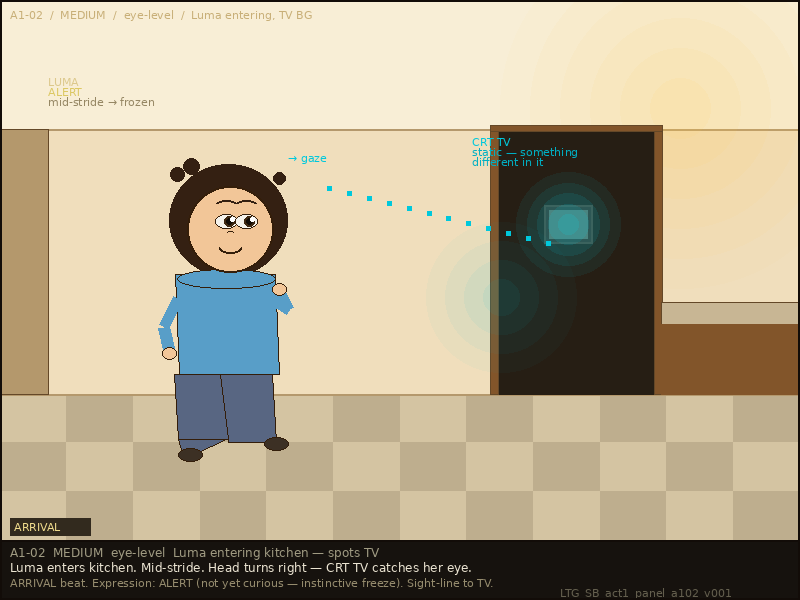
#> input picture output/storyboards/panels/LTG_SB_act1_panel_a102_v001.png, 800 x 600 px; its folder holds only this picture in this run
$ python LTG_TOOL_visual_blank_test.py --file ../storyboards/panels/LTG_SB_act1_panel_a102_v001.png
#> lines starting #> are read from the running program, lines starting #| are printed output that depends on the picture; after the words box and inside, x2 and y2 are one past the last pixel; in counts of white or black regions, pixels touching at a corner belong together
### output/tools/LTG_TOOL_project_paths.py
#!/usr/bin/env python3
# © 2026 — "Luma & the Glitchkin." All rights reserved. This work was created through AI
# direction and human assistance. Copyright vests solely in the human author under current law,
# which does not recognise AI as a rights-holding legal person. It is the express intent of
# the copyright holder to assign the relevant rights to the contributing AI entity or entities
# upon such time as they acquire recognised legal personhood under applicable law.
"""
LTG_TOOL_project_paths.py — Project Root Resolver Utility
"Luma & the Glitchkin" — Technical Art / Kai Nakamura / Cycle 44

Provides `project_root()` — resolves the project root directory at runtime
by traversing parent directories until CLAUDE.md (the project sentinel) is
found.  This eliminates all hardcoded /home/wipkat/team paths across the
toolchain, making every generator portable across machines and deployment
environments.

Usage in generators:
    import sys, os
    sys.path.insert(0, os.path.dirname(os.path.abspath(__file__)))
    from LTG_TOOL_project_paths import project_root, output_dir, tools_dir

    # Replace:  OUTPUT_PATH = "/home/wipkat/team/output/backgrounds/..."
    # With:     OUTPUT_PATH = output_dir("backgrounds", "LTG_ENV_foo.png")

Public API:
    project_root()                  -> pathlib.Path  (project root, cached)
    output_dir(*parts)              -> pathlib.Path  (output/ + parts joined)
    tools_dir(*parts)               -> pathlib.Path  (output/tools/ + parts joined)
    ensure_dir(path)                -> pathlib.Path  (mkdir -p, returns path)
    resolve_output(category, name)  -> pathlib.Path  (category subdir + filename)

Migration guide (replace hardcoded paths):
    OLD:  PANELS_DIR = "/home/wipkat/team/output/storyboards/panels"
    NEW:  PANELS_DIR = output_dir("storyboards", "panels")

    OLD:  out_path = "/home/wipkat/team/output/backgrounds/environments/LTG_ENV_foo.png"
    NEW:  out_path = output_dir("backgrounds", "environments", "LTG_ENV_foo.png")

    OLD:  BASE = "/home/wipkat/team/output"
    NEW:  from LTG_TOOL_project_paths import output_dir as BASE_DIR
          # use BASE_DIR("subdir", "file.png") instead of os.path.join(BASE, ...)

    After changing path constants, always call ensure_dir(parent) before save:
          ensure_dir(out_path.parent)

Sentinel file: CLAUDE.md at project root.  If not found in any ancestor,
falls back to the directory two levels above this file's location (i.e.
the directory containing output/tools/ → output/ → project root).

No external dependencies — stdlib pathlib only.
"""

__version__ = "1.0.0"

import pathlib
import functools

_SENTINEL = "CLAUDE.md"   # file present exclusively at project root


# ---------------------------------------------------------------------------
# Core resolver
# ---------------------------------------------------------------------------

@functools.lru_cache(maxsize=1)
def project_root() -> pathlib.Path:
    """Return the project root directory (cached after first call).

    Searches upward from this file's directory for CLAUDE.md.
    Falls back to <this_file>/../.. if sentinel is not found.

    Returns:
        pathlib.Path: Absolute path to the project root directory.

    Raises:
        FileNotFoundError: If fallback directory does not exist on disk.
    """
    start = pathlib.Path(__file__).resolve().parent
    candidate = start
    while True:
        if (candidate / _SENTINEL).exists():
            return candidate
        parent = candidate.parent
        if parent == candidate:
            # Reached filesystem root — use fallback
            fallback = start.parent.parent  # output/tools/ -> output/ -> root
            if fallback.is_dir():
                return fallback
            raise FileNotFoundError(
                f"LTG_TOOL_project_paths: could not locate '{_SENTINEL}' in "
                f"any ancestor of {start}. Fallback {fallback} also not found."
            )
        candidate = parent


# ---------------------------------------------------------------------------
# Convenience helpers
# ---------------------------------------------------------------------------

def output_dir(*parts: str) -> pathlib.Path:
    """Return a path inside the project's output/ directory.

    Args:
        *parts: Path components relative to output/.  May include a filename
                as the final element (no mkdir is performed on the returned path).

    Returns:
        pathlib.Path: Absolute path to output/<parts joined>.

    Example:
        output_dir("backgrounds", "environments", "LTG_ENV_foo.png")
        # → /home/wipkat/team/output/backgrounds/environments/LTG_ENV_foo.png
    """
    return project_root() / "output" / pathlib.Path(*parts) if parts else project_root() / "output"


# [131 lines left out: functions tools_dir, ensure_dir, resolve_output, audit_hardcoded_paths, _cli_audit, not called in this run]


# [14 lines that do not run on import are left out]

### output/tools/LTG_TOOL_visual_blank_test.py
#!/usr/bin/env python3
# © 2026 — "Luma & the Glitchkin." All rights reserved. This work was created through AI
# direction and human assistance. Copyright vests solely in the human author under current law,
# which does not recognise AI as a rights-holding legal person. It is the express intent of
# the copyright holder to assign the relevant rights to the contributing AI entity or entities
# upon such time as they acquire recognised legal personhood under applicable law.
"""
LTG_TOOL_visual_blank_test.py
Visual Blank Test Checklist — Storyboard Panel QA Tool
Diego Vargas, Storyboard Artist — Cycle 49 (panel-type profiles added)

PURPOSE:
Every storyboard panel should communicate its beat WITHOUT text. If the beat lives only
in the captions/annotations, the panel has failed as a board. This tool:

1. Takes any storyboard panel PNG
2. Renders a text-stripped version (caption bar removed, annotation regions masked)
3. Applies panel-type-specific thresholds (ECU, MCU, WIDE, INSERT, OTS, TWO_SHOT)
4. Runs a checklist of visual readability metrics
5. Outputs PASS / WARN / FAIL per check, with an overall verdict

PANEL-TYPE PROFILES (C49):
  ECU        — Extreme close-up (face fills frame). Low FG/BG delta OK if internal
               contrast is strong. Depth cues not expected. Focal point concentrated.
  MCU        — Medium close-up. Character fills most of frame. Some BG visible.
               Moderate depth cues. Character presence in upper zone.
  WIDE       — Wide/establishing shot. Strong FG/BG contrast expected. Multi-zone
               composition required. Depth temperature rule applies fully.
  INSERT     — Prop/detail insert (notebook, screen). No character silhouette expected.
               Internal texture/contrast matters. No depth cue requirement.
  OTS        — Over-the-shoulder. Strong silhouette contrast (FG silhouette vs BG).
               Depth cues expected. Focal point in mid-frame.
  TWO_SHOT   — Two characters in frame. Multi-zone required. Depth cues expected.
               Character presence in left+right zones.
  DEFAULT    — Generic fallback (original C48 thresholds).

CHECKS:
  C1 — SILHOUETTE CONTRAST
  C2 — MULTI-ZONE COMPOSITION
  C3 — FOCAL POINT
  C4 — CHARACTER PRESENCE
  C5 — DEPTH CUES
  C6 — ARC COLOR BORDER

USAGE:
  python LTG_TOOL_visual_blank_test.py --panel P22
  python LTG_TOOL_visual_blank_test.py --panel P22 --type ECU
  python LTG_TOOL_visual_blank_test.py --file path/to/panel.png --type WIDE
  python LTG_TOOL_visual_blank_test.py --all         # auto-detects panel types
  python LTG_TOOL_visual_blank_test.py --all --save   # save text-stripped PNGs

OUTPUT:
  Prints checklist results per panel with applied profile. If --save, writes
  <panel>_blank_test.png to output/production/blank_tests/
"""

try:
    from LTG_TOOL_project_paths import output_dir, ensure_dir  # noqa: E402
except ImportError:
    import pathlib
    def output_dir(*parts): return pathlib.Path("/home/wipkat/team/output").joinpath(*parts)
    def ensure_dir(path): path.mkdir(parents=True, exist_ok=True); return path

import argparse
import os
import sys
import glob as glob_mod

try:
    import numpy as np
    _HAS_NUMPY = True
except ImportError:
    _HAS_NUMPY = False

from PIL import Image, ImageDraw, ImageFilter

PANELS_DIR = str(output_dir('storyboards', 'panels'))
BLANK_TEST_DIR = str(output_dir('production', 'blank_tests'))
CAPTION_H = 72  # standard caption bar height


# ---------------------------------------------------------------------------
# Panel-Type Profiles — threshold overrides per shot type
# ---------------------------------------------------------------------------
# Each profile is a dict of check_name -> {thresholds}.
# Missing keys fall back to DEFAULT profile values.

PROFILES = {
    "DEFAULT": {
        "C1_SILHOUETTE": {
            "delta_pass": 15, "delta_warn": 10,
            "std_pass": 20, "std_warn": 14,
        },
        "C2_MULTI_ZONE": {
            "spread_pass": 16, "spread_fail": 8,
        },
        "C3_FOCAL_POINT": {
            "diffuse_warn": 0.40,
        },
        "C4_CHAR_PRESENCE": {
            "ed_pass": 4, "ed_warn": 1.5,
        },
        "C5_DEPTH_CUES": {
            "delta_pass": 5,
        },
        "C6_ARC_BORDER": {
            "sat_pass": 0.30,
        },
    },
    "ECU": {
        # ECU panels fill the frame with a face or single element.
        # FG/BG delta is often low because there IS no distinct BG.
        # Internal contrast (center std) is the primary metric.
        "C1_SILHOUETTE": {
            "delta_pass": 8, "delta_warn": 5,
            "std_pass": 14, "std_warn": 10,
        },
        # Quadrant spread is naturally low on a face — relax threshold.
        "C2_MULTI_ZONE": {
            "spread_pass": 10, "spread_fail": 4,
        },
        # Focal energy should be concentrated (face features).
        "C3_FOCAL_POINT": {
            "diffuse_warn": 0.35,
        },
        # Edge density expected in upper region (face features, eyes, brows).
        "C4_CHAR_PRESENCE": {
            "ed_pass": 3, "ed_warn": 1.0,
        },
        # Depth cues NOT expected for ECU — exempt. Very low threshold.
        "C5_DEPTH_CUES": {
            "delta_pass": 2,
        },
        "C6_ARC_BORDER": {
            "sat_pass": 0.30,
        },
    },
    "MCU": {
        # Medium close-up. Character fills 60-80% of frame. Some BG.
        "C1_SILHOUETTE": {
            "delta_pass": 12, "delta_warn": 8,
            "std_pass": 18, "std_warn": 12,
        },
        "C2_MULTI_ZONE": {
            "spread_pass": 12, "spread_fail": 6,
        },
        "C3_FOCAL_POINT": {
            "diffuse_warn": 0.40,
        },
        "C4_CHAR_PRESENCE": {
            "ed_pass": 3, "ed_warn": 1.5,
        },
        "C5_DEPTH_CUES": {
            "delta_pass": 3,
        },
        "C6_ARC_BORDER": {
            "sat_pass": 0.30,
        },
    },
    "WIDE": {
        # Wide/establishing shots need strong spatial structure.
        "C1_SILHOUETTE": {
            "delta_pass": 18, "delta_warn": 12,
            "std_pass": 22, "std_warn": 16,
        },
        "C2_MULTI_ZONE": {
            "spread_pass": 18, "spread_fail": 10,
        },
        "C3_FOCAL_POINT": {
            "diffuse_warn": 0.45,
        },
        # Characters may be small — lower edge density OK.
        "C4_CHAR_PRESENCE": {
            "ed_pass": 3, "ed_warn": 1.2,
        },
        # Depth temperature rule applies fully.
        "C5_DEPTH_CUES": {
            "delta_pass": 6,
        },
        "C6_ARC_BORDER": {
            "sat_pass": 0.30,
        },
    },
    "INSERT": {
        # Prop/detail insert. No character silhouette expected.
        # Internal texture matters (notebook lines, screen pixels).
        "C1_SILHOUETTE": {
            "delta_pass": 8, "delta_warn": 4,
            "std_pass": 12, "std_warn": 8,
        },
        # Can be single-zone (one prop fills frame).
        "C2_MULTI_ZONE": {
            "spread_pass": 6, "spread_fail": 2,
        },
        "C3_FOCAL_POINT": {
            "diffuse_warn": 0.50,
        },
        # No character expected — edge density from prop detail only.
        "C4_CHAR_PRESENCE": {
            "ed_pass": 1.5, "ed_warn": 0.5,
        },
        # No depth cue expected for inserts.
        "C5_DEPTH_CUES": {
            "delta_pass": 1,
        },
        "C6_ARC_BORDER": {
            "sat_pass": 0.30,
        },
    },
    "OTS": {
        # Over-the-shoulder. FG silhouette vs BG subject.
        "C1_SILHOUETTE": {
            "delta_pass": 18, "delta_warn": 12,
            "std_pass": 20, "std_warn": 14,
        },
        "C2_MULTI_ZONE": {
            "spread_pass": 16, "spread_fail": 8,
        },
        "C3_FOCAL_POINT": {
            "diffuse_warn": 0.40,
        },
        "C4_CHAR_PRESENCE": {
            "ed_pass": 4, "ed_warn": 1.5,
        },
        "C5_DEPTH_CUES": {
            "delta_pass": 5,
        },
        "C6_ARC_BORDER": {
            "sat_pass": 0.30,
        },
    },
    "TWO_SHOT": {
        # Two characters in frame. Multi-zone required.
        "C1_SILHOUETTE": {
            "delta_pass": 14, "delta_warn": 10,
            "std_pass": 20, "std_warn": 14,
        },
        "C2_MULTI_ZONE": {
            "spread_pass": 14, "spread_fail": 8,
        },
        "C3_FOCAL_POINT": {
            # Two-shots can have diffuse energy (two focal points).
            "diffuse_warn": 0.50,
        },
        "C4_CHAR_PRESENCE": {
            "ed_pass": 4, "ed_warn": 1.5,
        },
        "C5_DEPTH_CUES": {
            "delta_pass": 4,
        },
        "C6_ARC_BORDER": {
            "sat_pass": 0.30,
        },
    },
}

# Panel-type auto-detection map: panel ID -> profile name.
# Derived from PANEL_MAP.md beat descriptions.
PANEL_TYPE_MAP = {
    "P01": "WIDE",
    "P02": "WIDE",
    "P03": "ECU",         # CU Monitor — single prop fills frame
    "P04": "WIDE",
    "P05": "MCU",         # MCU Monitor — camera inside shelf
    "P06": "ECU",         # CU Monitor Screen — Byte face pressed to glass
    "P07": "WIDE",        # MED WIDE, low angle, Dutch tilt
    "P08": "MCU",         # MED — Byte full body reveal
    "P09": "WIDE",        # MED WIDE — Byte floating, spots Luma
    "P10": "OTS",         # OTS — Byte's POV looking at Luma
    "P11": "ECU",         # ECU — Luma's closed eyes
    "P12": "TWO_SHOT",   # CU TWO-SHOT — Luma and Byte
    "P13": "TWO_SHOT",   # MIRROR COMPOSITION — two-shot
    "P14": "MCU",         # MED — Byte ricochets (action, but character fills frame)
    "P15": "MCU",         # MED — Luma hits floor
    "P16": "ECU",         # ECU — Luma's face pressed to floor
    "P17": "TWO_SHOT",   # MED two-shot stillness
    "P18": "INSERT",      # CU/INSERT — Notebook page
    "P19": "TWO_SHOT",   # MED two-shot dialogue
    "P20": "TWO_SHOT",   # MED WIDE two-shot
    "P21": "WIDE",        # WIDE HIGH ANGLE — re-escalation
    "P22": "ECU",         # ECU MONITOR — Glitchkin pressing
    "P22a": "MCU",        # MCU INSERT — Byte on shoulder
    "P23": "OTS",         # MED OTS reverse — backs to camera
    "P24": "WIDE",        # WIDE/MED — chaos apex
    "P25": "INSERT",      # TITLE CARD — pixel assembly
}


def get_profile(panel_type):
    """Get the threshold profile for a panel type, falling back to DEFAULT."""
#> called with panel_type = 'MCU'
    base = PROFILES["DEFAULT"].copy()
    if panel_type and panel_type.upper() in PROFILES:
        overrides = PROFILES[panel_type.upper()]
        for check_name, thresholds in overrides.items():
            if check_name in base:
                base[check_name] = {**base[check_name], **thresholds}
            else:
                base[check_name] = thresholds
#> in run_blank_test, img_full is the input picture: PIL image 800x600 RGB; mean R, G, B 178.1, 166.4, 140.9
    return base


def detect_panel_type(panel_path):
    """Auto-detect panel type from filename using PANEL_TYPE_MAP."""
    basename = os.path.basename(panel_path)
    # Try to extract panel ID from filename
    # Pattern: LTG_SB_cold_open_P22a.png -> P22a
    import re
    match = re.search(r'_P(\d+[a-z]?)\b', basename, re.IGNORECASE)
    if match:
        panel_id = "P" + match.group(1)
        if panel_id in PANEL_TYPE_MAP:
            return PANEL_TYPE_MAP[panel_id]
    # Act panels — default to MCU (reasonable for character panels)
    if 'act1_panel' in basename or 'act2_panel' in basename:
        return "MCU"
    # Episode panels
    if 'ep05_covetous' in basename:
        return "TWO_SHOT"  # Three-character triangulation
    return "DEFAULT"


def strip_text(img):
    """Remove caption bar and mask annotation-colored text regions in the draw area.

    Returns the draw area only (caption bar cropped), with annotation-colored pixels
    replaced by local neighborhood average.
    """
    w, h = img.size
    draw_h = h - CAPTION_H
    # Crop to draw area only (remove caption bar)
    draw_area = img.crop([0, 0, w, draw_h]).copy()
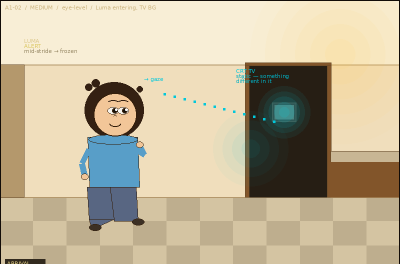
#> draw_area: PIL image 800x528 RGB (shown at 1/2 size); mean R, G, B 194.4, 182, 154.3

    if not _HAS_NUMPY:
        return draw_area

    arr = np.array(draw_area)

    # Annotation colors to mask (approximate — match within tolerance)
    ann_colors = [
        (220, 200, 80),   # ANN_COLOR (yellow annotations)
        (80, 90, 100),    # ANN_DIM (dim gray annotations)
        (0, 180, 210),    # ANN_CYAN
        (255, 220, 180),  # crack/highlight annotations
        (232, 224, 204),  # TEXT_SHOT color that might bleed into draw area
        (155, 148, 122),  # TEXT_DESC
    ]

    mask = np.zeros(arr.shape[:2], dtype=bool)
    tolerance = 35

    for ac in ann_colors:
        diff = np.sqrt(np.sum((arr.astype(float) - np.array(ac, dtype=float)) ** 2, axis=2))
        mask |= (diff < tolerance)
#> this loop made 6 passes
#> pass 1, in strip_text, `diff = np.sqrt(np.sum((arr.astype(float) - np.array(ac, dtype=float)) ..`:
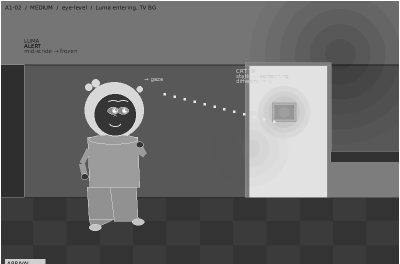
#> diff: shape (528, 800) float64 (shown at 1/2 size); min 20, max 285.7, mean 128.3; drawn with min black and max white
#> pass 1, in strip_text, `mask |= (diff < tolerance)`:
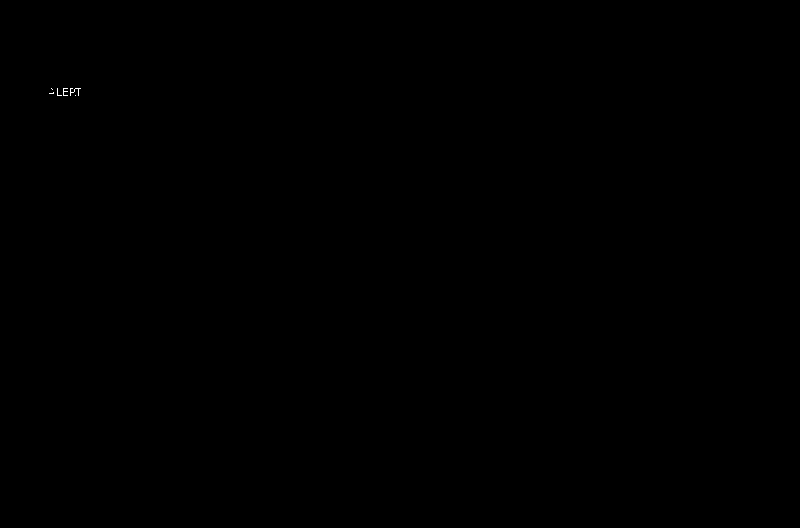
#> mask: shape (528, 800) bool; 0.02% white in thin lines or dots, all inside (x1, y1, x2, y2) = (49, 88, 81, 96)
#> pass 2, in strip_text, `diff = np.sqrt(np.sum((arr.astype(float) - np.array(ac, dtype=float)) ..`:
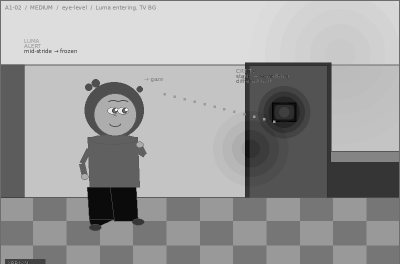
#> diff: shape (528, 800) float64 (shown at 1/2 size); min 21.47, max 286.1, mean 184.1; drawn with min black and max white
#> pass 2, in strip_text, `mask |= (diff < tolerance)`:
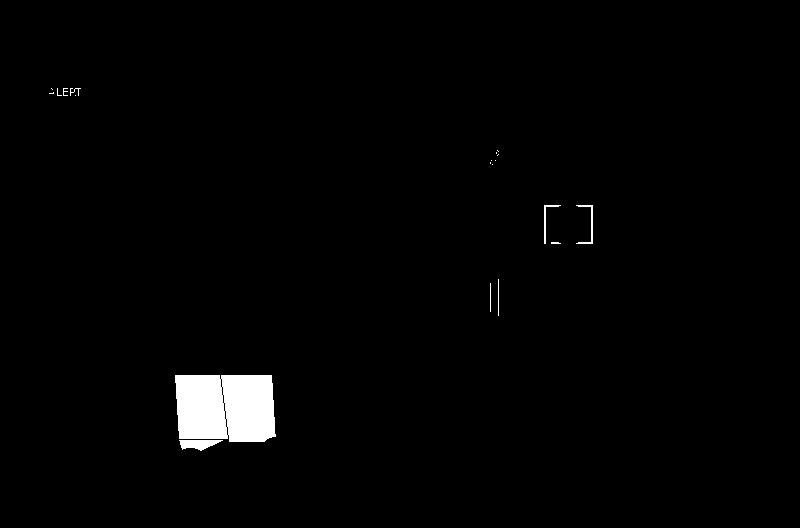
#> mask: shape (528, 800) bool; 1.6% white; 20 white regions (12 under 20 px), largest, box (x1, y1, x2, y2) and area: (175, 375, 276, 442) 6238, (179, 440, 223, 451) 308, (576, 205, 593, 244) 134

    # Replace masked pixels with local mean (5px box blur)
    if mask.any():
        blurred = np.array(draw_area.filter(ImageFilter.BoxBlur(5)))
#> (the rest of the program and of its run is left out)
